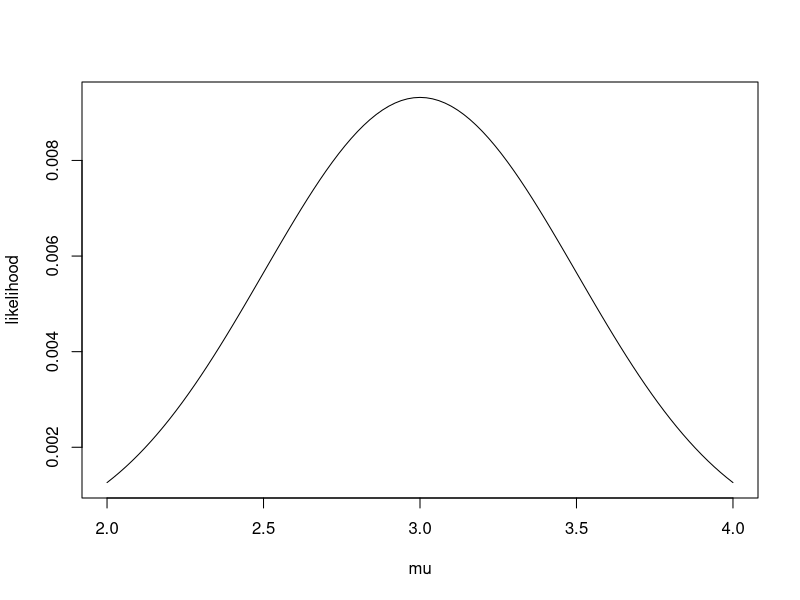
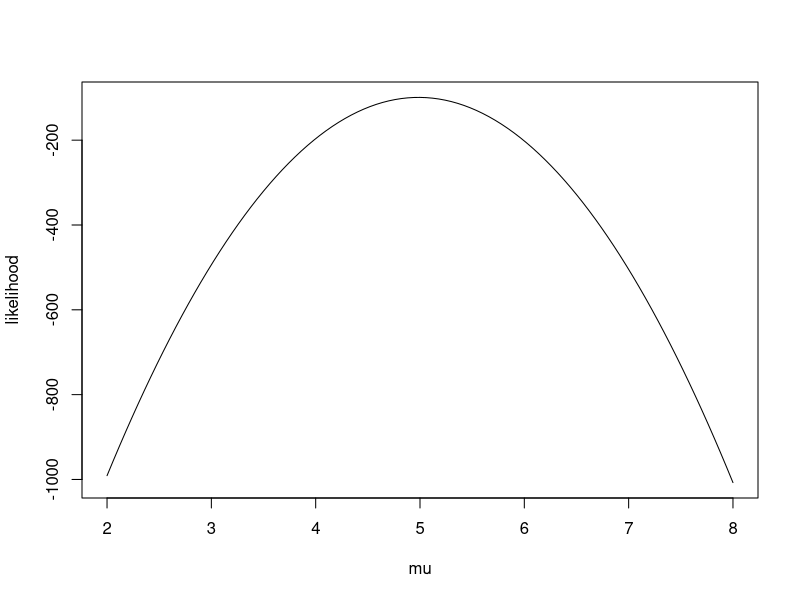

Write the R code that produced these figures, in order.
library(data.table)
library(dplyr)
library(ggplot2)

dat = fread("baseball.csv")
colnames(dat)

likelihood = function(y){
  return(function(mu) {
    L = 1
    for (yn in y) {
      L = L*exp(-0.5*(yn-mu)^2)/sqrt(2*pi)
    }
    return(L)
  })
}

y = c(3,2,4,3)
likelihood(y)(2)
plot(likelihood(y), 2, 4, xlab="mu", ylab="likelihood")

log_likelihood = function(y) {
  return(function(mu) {
    L = 0
    for (yn in y) {
      L = L - (yn-mu)^2
    }
    return(L)
  })
}

y = rnorm(100,5,1)
plot(log_likelihood(y), 2, 8, xlab="mu", ylab="likelihood")
